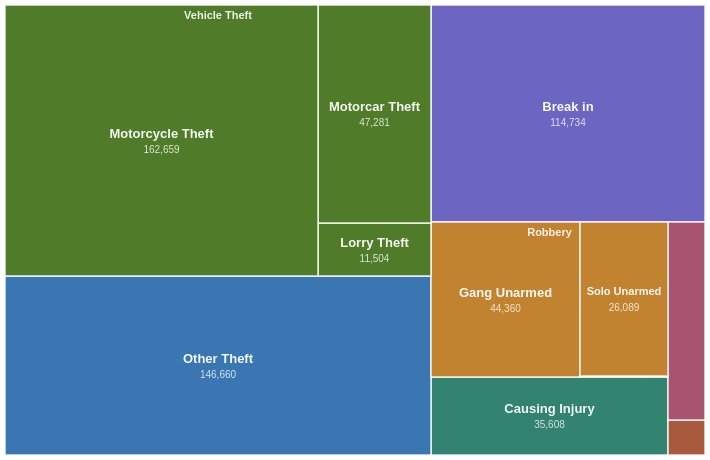

Describe this chart as a Vega-Lite specification.
### Vega specification from a JSON file in a GitHub repository (floating-point values rounded to 4 significant figures)
{"$schema": "https://vega.github.io/schema/vega/v5.json", "width": 700, "height": 450, "padding": 5, "autosize": "none", "data": [{"name": "source", "values": [{"id": "root", "parent": null, "name": "All Crimes", "crimes": 0}, {"id": "Break in", "parent": "root", "name": "Break in", "crimes": 114734}, {"id": "Causing injury", "parent": "root", "name": "Causing Injury", "crimes": 35608}, {"id": "Murder", "parent": "root", "name": "Murder", "crimes": 2462}, {"id": "Other theft", "parent": "root", "name": "Other Theft", "crimes": 146660}, {"id": "Rape", "parent": "root", "name": "Rape", "crimes": 13868}, {"id": "Robbery", "parent": "root", "name": "Robbery", "crimes": 0}, {"id": "Gang Armed", "parent": "Robbery", "name": "Gang Armed", "crimes": 205}, {"id": "Gang Unarmed", "parent": "Robbery", "name": "Gang Unarmed", "crimes": 44360}, {"id": "Solo Armed", "parent": "Robbery", "name": "Solo Armed", "crimes": 67}, {"id": "Solo Unarmed", "parent": "Robbery", "name": "Solo Unarmed", "crimes": 26089}, {"id": "Vehicle theft", "parent": "root", "name": "Vehicle Theft", "crimes": 0}, {"id": "Lorry Theft", "parent": "Vehicle theft", "name": "Lorry Theft", "crimes": 11504}, {"id": "Motorcar Theft", "parent": "Vehicle theft", "name": "Motorcar Theft", "crimes": 47281}, {"id": "Motorcycle Theft", "parent": "Vehicle theft", "name": "Motorcycle Theft", "crimes": 162659}]}, {"name": "tree", "source": "source", "transform": [{"type": "stratify", "key": "id", "parentKey": "parent"}, {"type": "treemap", "field": "crimes", "sort": {"field": "value", "order": "descending"}, "round": true, "method": "squarify", "ratio": 1.618, "size": [{"signal": "width"}, {"signal": "height"}]}]}, {"name": "nodes", "source": "tree", "transform": [{"type": "filter", "expr": "datum.children && datum.depth > 0"}]}, {"name": "leaves", "source": "tree", "transform": [{"type": "filter", "expr": "!datum.children && datum.depth > 0"}]}], "scales": [{"name": "color", "type": "ordinal", "domain": ["Break in", "Causing injury", "Murder", "Other theft", "Rape", "Robbery", "Vehicle theft"], "range": ["#534AB7", "#0F6E56", "#993C1D", "#185FA5", "#993556", "#BA7517", "#3B6D11"]}], "marks": [{"type": "rect", "from": {"data": "nodes"}, "interactive": false, "encode": {"enter": {"stroke": {"value": "#ffffff"}, "strokeWidth": {"value": 2}}, "update": {"x": {"field": "x0"}, "y": {"field": "y0"}, "x2": {"field": "x1"}, "y2": {"field": "y1"}, "fill": {"scale": "color", "field": "id"}, "opacity": {"value": 0.3}}}}, {"type": "rect", "from": {"data": "leaves"}, "encode": {"enter": {"stroke": {"value": "#ffffff"}, "strokeWidth": {"value": 1.5}, "tooltip": {"signal": "{'Category': datum.parent === 'root' ? datum.name : datum.parent, 'Type': datum.name, 'Crimes': format(datum.crimes, ',')}"}}, "update": {"x": {"field": "x0"}, "y": {"field": "y0"}, "x2": {"field": "x1"}, "y2": {"field": "y1"}, "fill": {"signal": "datum.parent === 'root' ? scale('color', datum.id) : scale('color', datum.parent)"}, "opacity": {"value": 0.85}}, "hover": {"opacity": {"value": 1}, "strokeWidth": {"value": 2.5}}}}, {"type": "text", "from": {"data": "leaves"}, "encode": {"enter": {"align": {"value": "center"}, "baseline": {"value": "middle"}, "fill": {"value": "#ffffff"}, "font": {"value": "sans-serif"}, "fillOpacity": {"value": 0.95}}, "update": {"x": {"signal": "0.5 * (datum.x0 + datum.x1)"}, "y": {"signal": "0.5 * (datum.y0 + datum.y1) - 7"}, "text": {"signal": "(datum.x1 - datum.x0) > 55 && (datum.y1 - datum.y0) > 28 ? datum.name : ''"}, "fontSize": {"signal": "clamp((datum.x1 - datum.x0) / 8, 9, 13)"}, "fontWeight": {"value": "600"}}}}, {"type": "text", "from": {"data": "leaves"}, "encode": {"enter": {"align": {"value": "center"}, "baseline": {"value": "middle"}, "fill": {"value": "#ffffff"}, "font": {"value": "sans-serif"}, "fillOpacity": {"value": 0.8}}, "update": {"x": {"signal": "0.5 * (datum.x0 + datum.x1)"}, "y": {"signal": "0.5 * (datum.y0 + datum.y1) + 9"}, "text": {"signal": "(datum.x1 - datum.x0) > 65 && (datum.y1 - datum.y0) > 44 ? format(datum.crimes, ',') : ''"}, "fontSize": {"value": 10}, "fontWeight": {"value": "400"}}}}, {"type": "text", "from": {"data": "nodes"}, "interactive": false, "encode": {"enter": {"align": {"value": "center"}, "baseline": {"value": "top"}, "fill": {"value": "#ffffff"}, "font": {"value": "sans-serif"}, "fontWeight": {"value": "700"}, "fillOpacity": {"value": 0.9}}, "update": {"x": {"signal": "0.5 * (datum.x0 + datum.x1)"}, "y": {"signal": "datum.y0 + 5"}, "text": {"signal": "(datum.x1 - datum.x0) > 40 ? datum.name : ''"}, "fontSize": {"value": 11}}}}]}
